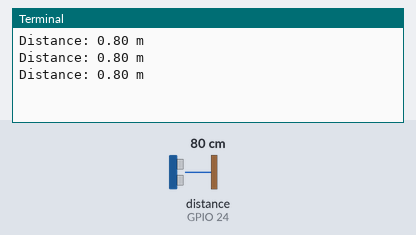
Recording of a program running on a simulated Raspberry Pi (BCM pin numbers). Parts: the last lines printed to the terminal. The inputs (shaded band) are chosen by the test bench; at power-on: distance to the obstacle (sensor on GPIO 24) 80 cm. The echo pulse lasts 58.3 µs per cm; threads take turns every 2 ms.

Above: at 1.2 s.
1.3 s: distance to the obstacle (sensor on GPIO 24) set to 2 cm
At 1.91 s:
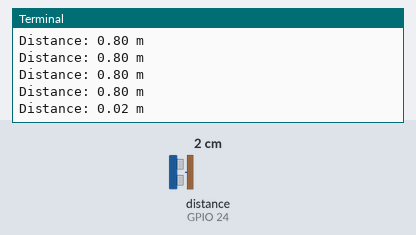
2.8 s: distance to the obstacle (sensor on GPIO 24) set to 4 cm
At 2.91 s:
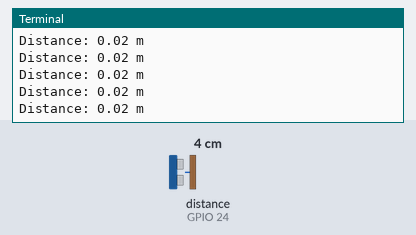
Timing chart, 0 to 5.8 s (numbered marks = the images above; inputs shaded):
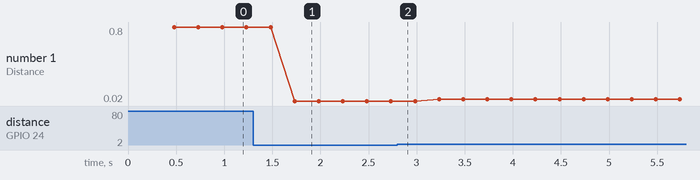

Measured:
- after the input at 1.3 s, the terminal: prints a new line after 0.43 s (image 1)
- plotted number 1: 0.8 → 0.02 after the input at 1.3 s, 0.02 → 0.04 after the input at 2.8 s

The program:

sensor2.py
```python
from signal import signal, SIGTERM, SIGHUP, pause
from time import sleep
from gpiozero import DistanceSensor
from threading import Thread
import serial

reading = True
sensor = DistanceSensor(echo=24, trigger=23)
mensajeApagar = 'A'
mensajeEncender = 'E'

arduino = serial.Serial('/dev/ttyACM0', 9600)


def safe_exit(signum, frame):
	exit(1)

def read_distance():
	while reading:
		leido = sensor.value
		message = f"Distance: {leido:1.2f} m"
		print(message)

		if(leido < 0.30):
			arduino.write(mensajeApagar.encode())
		else:
			arduino.write(mensajeEncender.encode())
		sleep(0.25)

try:
	signal(SIGTERM, safe_exit)
	signal(SIGHUP,safe_exit)

	reader = Thread(target=read_distance, daemon=True)
	reader.start()
	pause()

except KeyboardInterrupt:
	pass

finally:
	reading=False
	reader.join()
	sensor.close()
```
